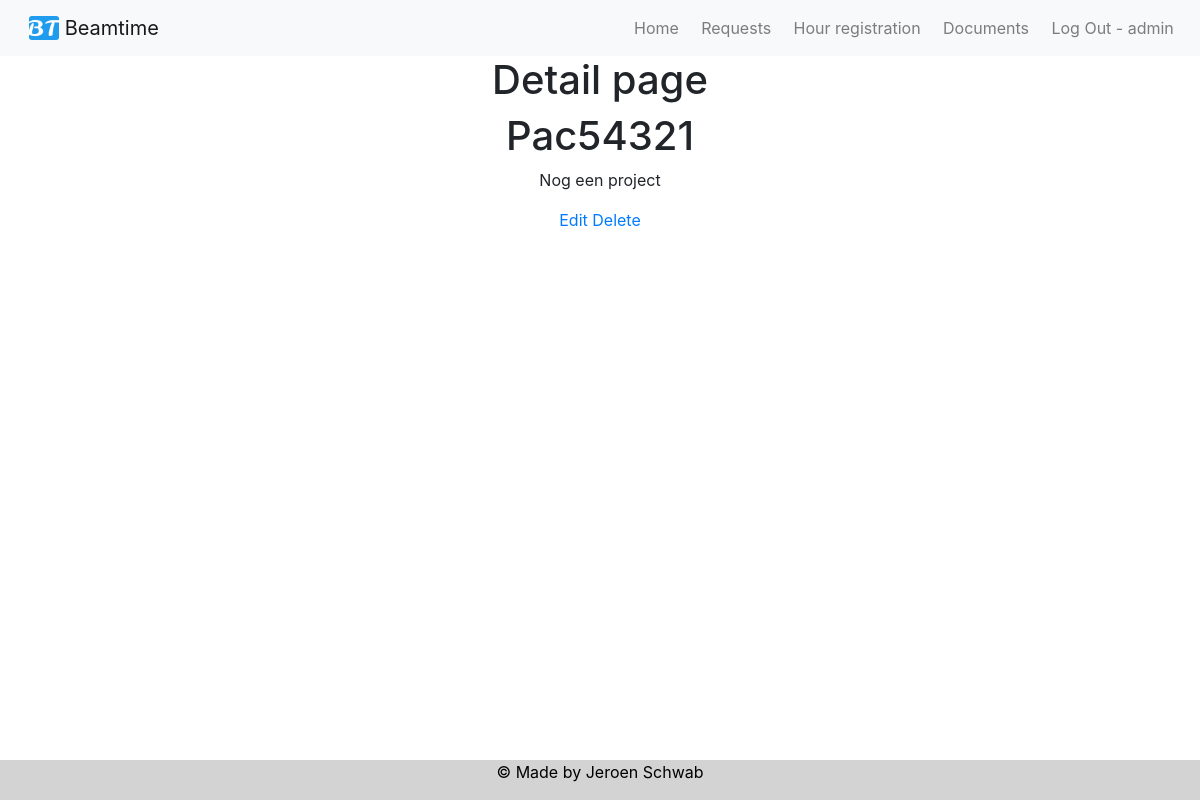
/beamrequest/Pac54321/detail/ (signed in), run on the app's committed database.
### beamrequest/models.py (models this page shows, shortened)
class CreateBeamRequestModel(models.Model):
	SELECT		= 'Select'
	REQUEST		= 'Request'
	TENTATIVE	= 'Tentavive'
	ACCEPTED	= 'Accepted'
	CONFIRMED	= 'Confirmed'
	CANCELLED	= 'Cancelled'
	COMPLETED	= 'Completed'
	QUEUED		= 'Queued'
	STATUS_CHOICES = [
		(SELECT, ('Select an option')),
		(REQUEST, ('Request')),
		(TENTATIVE, ('Tentative')),
		(ACCEPTED,  ('Accepted')),
		(CONFIRMED, ('Confirmed')),
		(CANCELLED, ('Cancelled')),
		(COMPLETED, ('Completed')),
		(QUEUED, ('Queued')),
	]
	DIFBEAMS_CHOICES = [tuple([x,x]) for x in range(1,5)]
	SHIFTS_CHOICES = [tuple([x,x]) for x in range(1,17)]
	Project_Code = models.CharField(unique=True, max_length=20, blank = True)
	Pac_Rate = models.CharField(max_length=10, blank = True)
	Partrec_Contact_Name = models.CharField(max_length=50, blank = True)
	Partrec_Contact_Email = models.EmailField(blank = True)
	Previous_Experiment = models.CharField(max_length=200, blank = True)
	Status = models.CharField(max_length=25, choices=STATUS_CHOICES, default='SELECT')
	Project_Title = models.CharField(max_length=100, blank = True)
	Spokesperson_Name = models.CharField(max_length=50, blank = True)
	Spokesperson_Adress = models.CharField(max_length=50, blank = True)
	Spokesperson_Phonenumber = models.CharField(max_length=20, blank = True)
	Spokesperson_Email = models.EmailField(blank = True)
	Collaborator_Name = models.TextField(blank = True)
	Collaborator_Nationality = models.TextField(blank = True)
	Collaborator_Home_Institute = models.TextField(blank = True)
	Different_Beams = models.IntegerField(choices=DIFBEAMS_CHOICES, default='1')
	Beam_Note = models.TextField(blank = True)
	Hours = models.IntegerField(default='1')
	Ion_Species = models.ForeignKey(IonSpecies, on_delete=models.CASCADE, blank = True, null=True)
	Energy = ChainedForeignKey(Energys, chained_field="Ion_Species", chained_model_field="Ion_Species",	show_all=False,	auto_choose=True, blank = True, null=True)
	Flux = models.CharField(max_length=50, blank = True, null = True)
	Start_Date = models.DateTimeField(blank = True, null=True)
	End_Date = models.DateTimeField(blank = True, null=True)
	Requiered_Equipment = models.TextField(blank = True)
	Special_Requirements = models.TextField(blank = True)
	Special_Safety_Procedures = models.TextField(blank = True)
	Lab_Support_Requirements = models.TextField(blank = True)
	Funded = models.TextField(blank = True)
	Summary = models.TextField(blank = True)

### beamrequest/views.py (the view)
# urls.py: path('<str:Project_Code>/detail/', beam_request_detail_page, name='detail'),
@staff_member_required
def beam_request_detail_page(request, Project_Code):
    page_title = 'Detail page'
    qs = CreateBeamRequestModel.objects.filter(Project_Code = Project_Code)
    template_name = 'request/detail.html'
    context = {'title': page_title, 'object_list': qs}
    return render(request, template_name, context)

### templates/request/detail.html
{% extends "base.html" %}
{% block content %}
{% for object in object_list %}
<h1>{{ object.Project_Code }}</h1>
<p>{{ object.Project_Title }}</p>
		<a href='/beamrequest/{{object.Project_Code}}/update/'>Edit</a>
		<a href='/beamrequest/{{object.Project_Code}}/delete/'>Delete</a>
{% endfor %}
{% endblock %}

### templates/navbar_main.html (shortened to what this page needs)
{% load static %}
<nav class="navbar navbar-expand-lg navbar-light bg-light">
  <div class="container-fluid">
    <a class="navbar-brand">
     <img src="{% static '/img/favicon.ico' %}" alt="" width="30" height="24" class="d-inline-block align-text-top">
     Beamtime
    </a>
    <div class="collapse navbar-collapse" id="navbarSupportedContent">
      <ul class="navbar-nav me-auto mb-2 mb-lg-0 ml-auto">
        <li class="nav-item">
          <a class="nav-link" href="/">Home</a>
        </li>
        {% if user.is_authenticated %}
          <li class="nav-item">
            <a class="nav-link" href="/beamrequest/home">Requests</a>
          </li>
          <li class="nav-item">
            <a class="nav-link" href="/hours/home">Hour registration</a>
          </li>
          <li class="nav-item">
            <a class="nav-link" href="/documentation/home">Documents</a>
          </li>
          <li class="nav-item">
            <a class="nav-link" href="{% url 'logout' %}">Log Out - {{ user.username }}</a>
          </li>
        </ul>
        {% else %}
          <li class="nav-item">
            <a class="nav-link" href="{% url 'login' %}">Log In</a>
          </li>
        {% endif %}
    </div>
  </div>
</nav>

### static/css/style.css (style rules this page uses)
@media only screen and (min-width: 960px) { .navbar .navbar-nav .nav-link { padding: 1em 0.7em; } }
@media only screen and (min-width: 960px) { .navbar { padding: 0; } }
@media only screen and (min-width: 960px) { .navbar .navbar-brand { padding: 0 0.7em; } }
.navbar .navbar-nav .nav-link { position: relative; }
.navbar .navbar-nav .nav-link::after { position: absolute; bottom: 0; left: 0; right: 0; margin: auto; background-color: #000000; color: transparent; width: 0%; content: ''; height: 3px; transition: all 0.5s; }

### data on the page
CreateBeamRequestModel: Project_Code "Pac54321", Project_Title "Nog een project"

### other printed values
{{ user.username }} "admin"
{{ title }} "Detail page"
